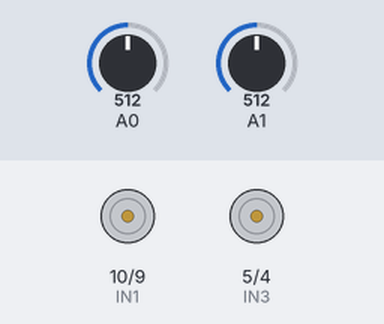
This sketch was run on a simulated Arduino Mega 2560, built with avr-gcc and run on an emulated ATmega2560. On the bench: motor-driver pin pairs drawn as motors (green arrow = first pin HIGH = forward, orange = second pin HIGH = backward, longer = more drive, scaled by the enable pin). The inputs (shaded band) are chosen by the test bench; at power-on: A0 = 512, A1 = 512.

Above: at 1.2 s.
1.3 s: A0 set to 582
2.8 s: A0 set to 606
At 4.0 s:
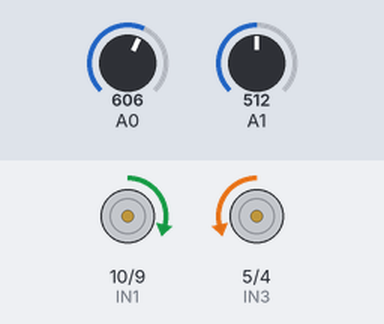
4.3 s: A1 set to 574
5.8 s: A1 set to 601
At 6.5 s:
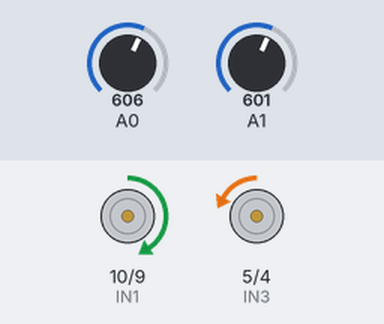
7.3 s: A0 set to 511
At 7.7 s:
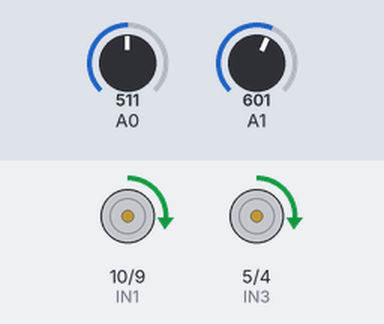
8.8 s: A1 set to 716
At 10.1 s:
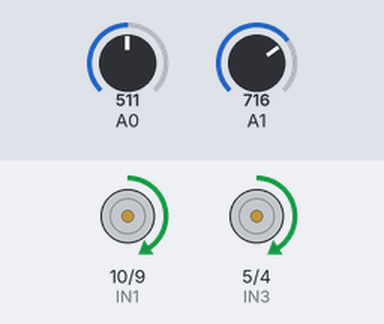
Timing chart, 0 to 11.3 s (numbered marks = the images above; inputs shaded):
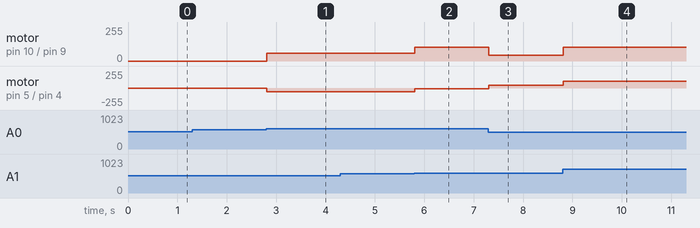

The sketch:

joystick.ino
```cpp
// --- Pin Definitions ---
// Joystick
#define VRX 32
#define VRY 33

// Motor A (Left)
#define IN1 10
#define IN2 9
#define ENA 11

// Motor B (Right)
#define IN3 5
#define IN4 4
#define ENB 3

// --- Constants ---
const int DEADZONE = 80;  // Ignore tiny joystick noise

//===================================================================
void setup() {
  pinMode(IN1, OUTPUT);
  pinMode(IN2, OUTPUT);
  pinMode(ENA, OUTPUT);
  pinMode(IN3, OUTPUT);
  pinMode(IN4, OUTPUT);
  pinMode(ENB, OUTPUT);
  pinMode(VRX, INPUT);
  pinMode(VRY, INPUT);
}
//===================================================================

void loop() {
  // Read joystick values (center them around 0)
  int xVal = analogRead(VRX) - 511;
  int yVal = analogRead(VRY) - 511;

  // APPLY DEADZONE so small movements do nothing
  if (abs(xVal) < DEADZONE) xVal = 0;
  if (abs(yVal) < DEADZONE) yVal = 0;

  // Stronger steering: amplify X slightly (steering priority)
  xVal *= 1.2;  // <-- makes turning more aggressive

  // Mix joystick values for differential steering
  int leftMotorSpeed = constrain(yVal + xVal, -511, 511);
  int rightMotorSpeed = constrain(yVal - xVal, -511, 511);

  // --- LEFT MOTOR ---
  if (leftMotorSpeed > 0) {
    digitalWrite(IN1, HIGH);
    digitalWrite(IN2, LOW);
  } else if (leftMotorSpeed < 0) {
    digitalWrite(IN1, LOW);
    digitalWrite(IN2, HIGH);
  } else {
    digitalWrite(IN1, LOW);
    digitalWrite(IN2, LOW);
  }
  // Map from -511/511 range to 0-255 PWM range
  analogWrite(ENA, abs(leftMotorSpeed) / 2);

  // --- RIGHT MOTOR ---
  if (rightMotorSpeed > 0) {
    digitalWrite(IN3, HIGH);
    digitalWrite(IN4, LOW);
  } else if (rightMotorSpeed < 0) {
    digitalWrite(IN3, LOW);
    digitalWrite(IN4, HIGH);
  } else {
    digitalWrite(IN3, LOW);
    digitalWrite(IN4, LOW);
  }
  // Map from -511/511 range to 0-255 PWM range
  analogWrite(ENB, abs(rightMotorSpeed) / 2);

  delay(10);
}

//GIT MAIN COMMENT SEE IF MAIN BRANCH CAN BE PUSHED ON
```

Measured:
- the behaviour switches between 590 and 591 on A0 (found by bisection; images 0 and 1)
- the behaviour switches between 590 and 591 on A1 (found by bisection; images 1 and 2)
- after the input at 1.3 s, every drawn part: stays the same
- after the input at 2.8 s, motor on pin 10 (IN1) / pin 9 (IN2): stopped → forward 57/255 at once; motor on pin 5 (IN3) / pin 4 (IN4): stopped → backward 57/255 at once
- after the input at 4.3 s, every drawn part: stays the same
- after the input at 5.8 s, motor on pin 10 (IN1) / pin 9 (IN2): forward 57/255 → forward 102/255 at once; motor on pin 5 (IN3) / pin 4 (IN4): backward 57/255 → backward 12/255 at once
- after the input at 7.3 s, motor on pin 10 (IN1) / pin 9 (IN2): forward 102/255 → forward 45/255 at once; motor on pin 5 (IN3) / pin 4 (IN4): backward 12/255 → forward 45/255 at once
- after the input at 8.8 s, motor on pin 10 (IN1) / pin 9 (IN2), motor on pin 5 (IN3) / pin 4 (IN4): forward 45/255 → forward 102/255 at once
